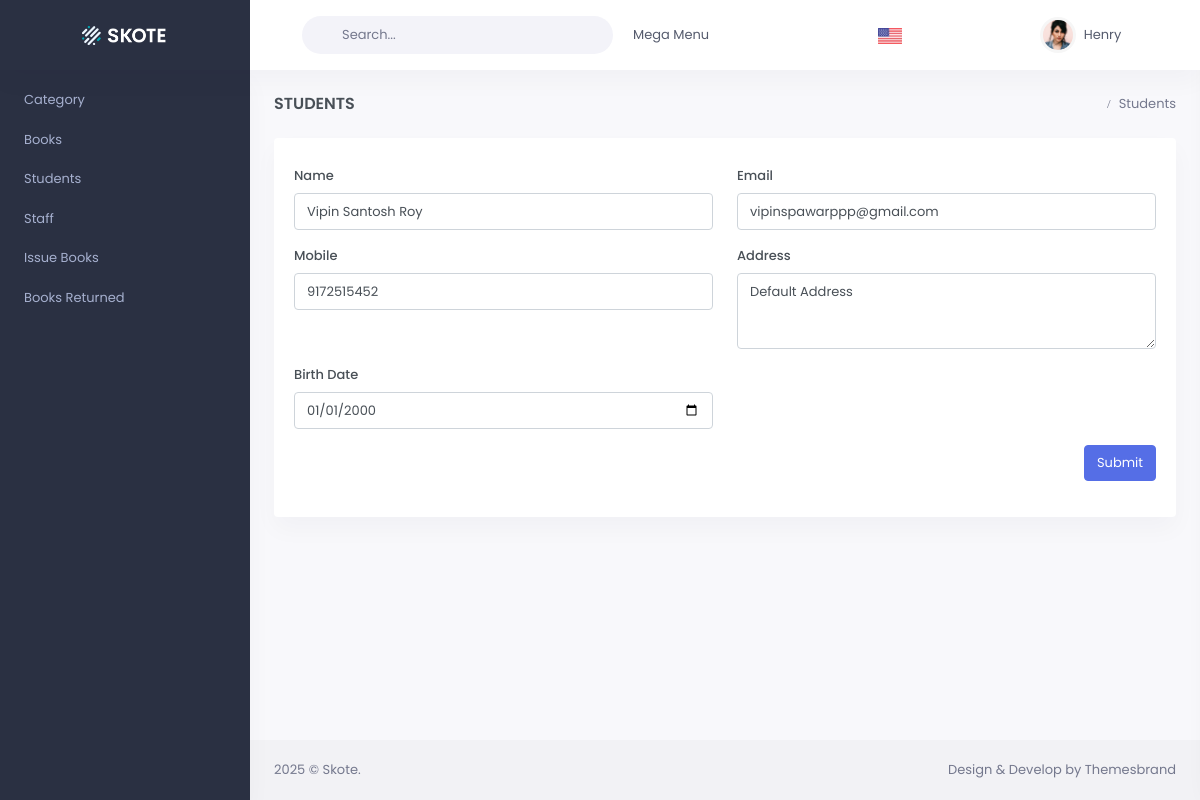
The page /edit-student/63/ on the database its author committed.
### Page/models.py (models this page shows)
class Person(models.Model):
    name = models.CharField(max_length=50, verbose_name="Full Name")
    mobile = models.CharField(max_length=10, verbose_name="Mobile Number")
    email = models.EmailField(max_length=254, unique=True, verbose_name="Email Address")
    password = models.CharField(max_length=128, verbose_name="Password")
    address = models.TextField(verbose_name="Address", default="Default Address")  # Added default value
    birthdate = models.DateField(verbose_name="Date of Birth", default=date(2000,1,1))  # Added default value

### Page/views.py (the view)
# urls.py: path('edit-student/<int:id>/', views.edit_student, name='edit_student'),
@csrf_exempt
def edit_student(request, id):
    person = Person.objects.get(id=id)
    return render(request, 'edit-student.html', {'person': person})

### templates/edit-student.html (shortened to what this page needs)
{% extends "layouts/base.html" %}
{% load static %}
{% block content %}
<body>
  <div class="main-content">
    <div class="page-content">
      <div class="container-fluid">
        <div class="row">
          <div class="col-12">
            <div class="page-title-box d-sm-flex align-items-center justify-content-between">
              <h4 class="mb-sm-0 font-size-18">Students</h4>
              <div class="page-title-right">
                <ol class="breadcrumb m-0">
                  <li class="breadcrumb-item active">Students</li>
                </ol>
              </div>
            </div>
          </div>
        </div>
        <div class="row">
          <div class="col-12">
            <div class="card">
              <div class="card-body">
                <div class="table-responsive">
                  <div class="row mb-3">
                    <div class="col-md-6">
                      <label for="name" class="form-label">Name</label>
                      <input type="text" class="form-control" id="name" name="name" value="{{ person.name }}" required>
                    </div>
                    <div class="col-md-6">
                      <label for="email" class="form-label">Email</label>
                      <input type="email" class="form-control" id="email" name="email" value="{{ person.email }}"
                        required>
                    </div>
                  </div>
                  <div class="row mb-3">
                    <div class="col-md-6">
                      <label for="mobile" class="form-label">Mobile</label>
                      <input type="text" class="form-control" id="mobile" name="mobile" value="{{ person.mobile }}"
                        required>
                    </div>
                    <div class="col-md-6">
                      <label for="address" class="form-label">Address</label>
                      <textarea class="form-control" id="address" name="address" rows="3"
                        required>{{ person.address }}</textarea>
                    </div>
                  </div>
                  <div class="row mb-3">
                    <div class="col-md-6">
                      <label for="birth_date" class="form-label">Birth Date</label>
                      <input type="date" class="form-control" id="birth_date" name="birth_date"
                        value="{{ person.birthdate|date:'Y-m-d' }}" required>
                    </div>
                  </div>
                  <div class="row mb-3">
                    <div class="col-12 text-end">
                      <button type="submit" class="btn btn-primary" onclick="edit_data()">Submit</button>
                    </div>
                  </div>
                </div>
              </div>
            </div>
          </div>
        </div>
      </div>
    </div>
  </div>
</body>
{% endblock content %}

### rows shown on the page
Person: name "Vipin Santosh Roy", email "vipinspawarppp@gmail.com", mobile "9172515452", address "Default Address", birth_date "01/01/2000"
